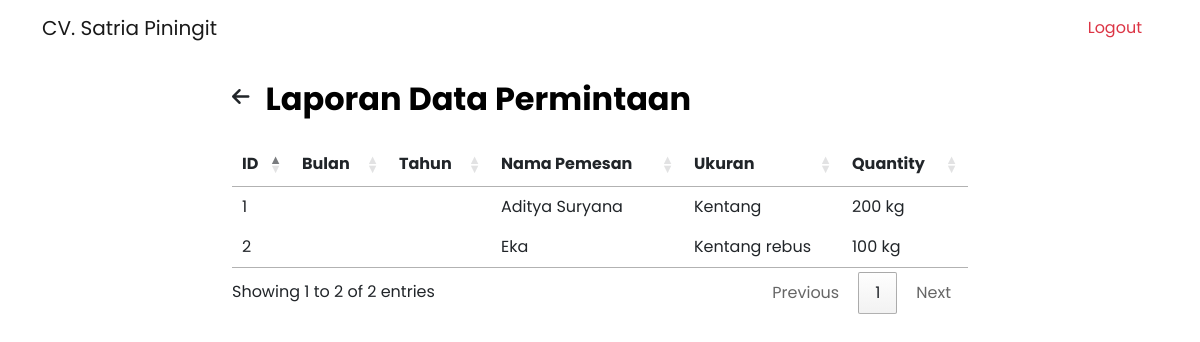
/laporan-permintaan.php (signed in), run on an earlier commit of the app's database.
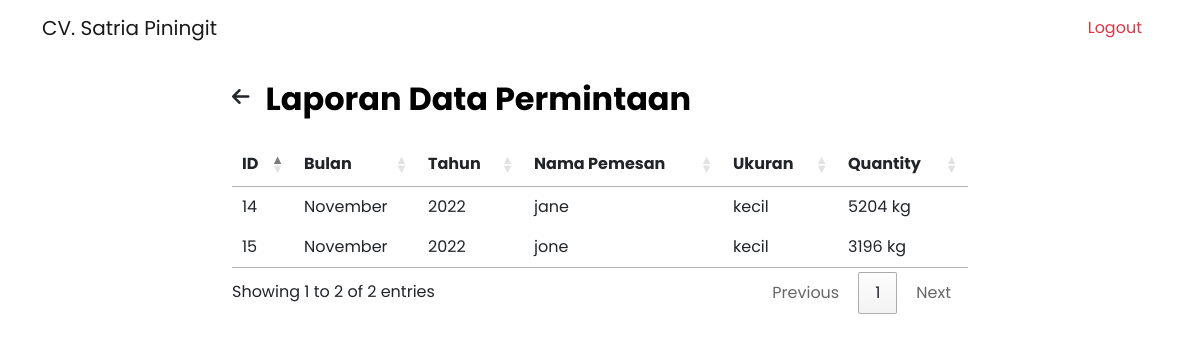
And on a later commit of the database.
### tables this page shows
CREATE TABLE `permintaan` (
  `id` int(11) NOT NULL,
  `bulan` enum('Januari','Februari','Maret','April','Mei','Juni','Juli','Agustus','September','Oktober','November','Desember') NOT NULL,
  `tahun` enum('2020','2021','2022','2023','2024') NOT NULL,
  `nama_pemesan` varchar(255) NOT NULL,
  `produk` varchar(255) NOT NULL,
  `jumlah` int(10) NOT NULL
);

### laporan-permintaan.php (the view, shortened to what this page needs)
<!DOCTYPE html>
<html lang="en" dir="ltr">
  <head>
    <link rel="stylesheet" type="text/css" href="https://cdn.datatables.net/1.12.1/css/jquery.dataTables.min.css">
    <link rel="stylesheet" href="https://cdn.datatables.net/buttons/2.2.3/css/buttons.dataTables.min.css">
    <link rel="stylesheet" href="css/bootstrap.css">
    <link rel="stylesheet" href="css/style.css">
    <link href="https://cdnjs.cloudflare.com/ajax/libs/font-awesome/6.0.0/css/all.min.css" rel="stylesheet">
  </head>
  <body>
    <?php
  		require_once('connection.php');
  		$sql = "SELECT * FROM permintaan";
  		$result = mysqli_query($conn, $sql);
  	?>
    <nav class="navbar navbar-expand-lg navbar-light">
       <div class="container">
         <p class="navbar-brand mx-auto mb-0">CV. Satria Piningit</p>
         <div class="collapse navbar-collapse" id="navbarNavAltMarkup">
           <div class="navbar-nav ms-auto">
             <a class="nav-link text-danger mx-2" href="logout.php">Logout</a>
           </div>
         </div>
       </div>
     </nav>
     <div class="container">
       <div class="row">
         <div class="col-xxl-2 col-xl-2 col-lg-2 d-sm-none d-md-none d-lg-block"></div>
         <div class="col-xxl-8 col-xl-8 col-lg-8 col-md-12 col-12">
           <div class="d-flex">
             <a href="laporan.php" class="my-auto text-dark"><i class="fa-solid fa-arrow-left fs-20 me-3"></i></a>
             <h2 class="header-title mt-4 mb-4">Laporan Data Permintaan</h2>
           </div>
           <div class="table-data">
     				<div class="order">
     					<table id="table">
     						<thead>
     							<tr>
     								<th>ID</th>
     								<th>Bulan</th>
                    <th>Tahun</th>
     								<th>Nama Pemesan</th>
                    <th>Ukuran</th>
                    <th>Quantity</th>
     							</tr>
     						</thead>
     						<tbody>
                  <?php while($permintaan = mysqli_fetch_assoc($result)) { ?>
                    <tr>
                      <td><?php echo $permintaan['id']; ?></td>
                      <td><?php echo $permintaan['bulan']; ?></td>
                      <td><?php echo $permintaan['tahun']; ?></td>
    									<td><?php echo $permintaan['nama_pemesan']; ?></td>
    									<td><?php echo $permintaan['produk']; ?></td>
    									<td><?php echo $permintaan['jumlah']; ?> kg</td>
    								</tr>
                    <?php } ?>
     						</tbody>
     					</table>
     				</div>
     			</div>
         </div>
       </div>
     </div>
  </body>
</html>

### css/style.css (style rules this page uses)
* { font-family: 'Poppins', sans-serif; }
a { text-decoration: none; }
.fs-20 { font-size: 20px !important; }
.header-title { color: black; margin-top: 0px; font-weight: 700; text-align: center; }

What changed in the data, as far as the page shows it:
removed permintaan: id "1", nama_pemesan "Aditya Suryana", produk "Kentang", jumlah "200"
removed permintaan: id "2", nama_pemesan "Eka", produk "Kentang rebus", jumlah "100"
added permintaan: id "14", bulan "November", tahun "2022", nama_pemesan "jane", produk "kecil", jumlah "5204"
added permintaan: id "15", bulan "November", tahun "2022", nama_pemesan "jone", produk "kecil", jumlah "3196"
